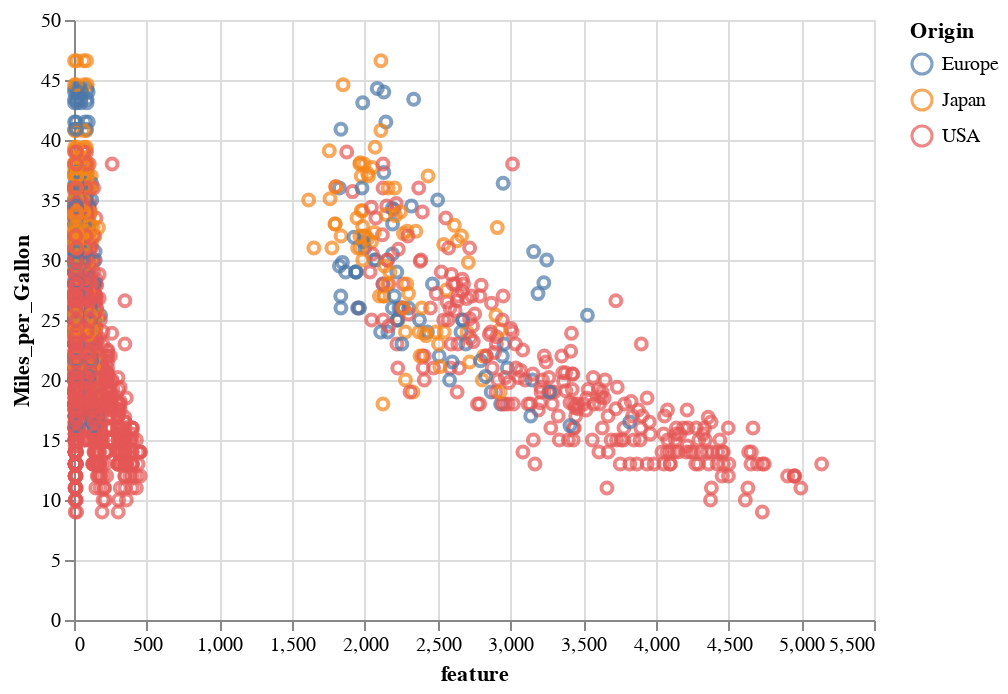

This figure's notebook cell:
### Code cell
select_box = alt.binding_select(options=cars['variable'].unique().tolist())
selection = alt.selection_single(name='x_axis', fields=['variable '], bind=select_box)

alt.Chart(cars).mark_point().encode(
    y='Miles_per_Gallon:Q',
    x='feature',
    color='Origin',
    tooltip='Name'
).add_selection(
    selection
).transform_filter(
    selection
)

### Figure 1 — Vega-Lite specification as saved in the notebook (floating-point values rounded to 4 significant figures; data arrays with more than 128 entries replaced by an {"elided": "..."} marker saying what was removed)
{"config": {"view": {"continuousWidth": 400, "continuousHeight": 300}}, "data": {"name": "data-0f746e1f1cd37f0f4f546b48f0401606"}, "mark": "point", "encoding": {"color": {"type": "nominal", "field": "Origin"}, "tooltip": {"type": "nominal", "field": "Name"}, "x": {"type": "quantitative", "field": "feature"}, "y": {"type": "quantitative", "field": "Miles_per_Gallon"}}, "selection": {"x_axis": {"type": "single", "fields": ["variable "], "bind": {"input": "select", "options": ["Cylinders", "Displacement", "Horsepower", "Weight_in_lbs", "Acceleration"]}}}, "transform": [{"filter": {"selection": "x_axis"}}], "$schema": "https://vega.github.io/schema/vega-lite/v4.8.1.json", "datasets": {"data-0f746e1f1cd37f0f4f546b48f0401606": {"elided": "2030 records"}}}
